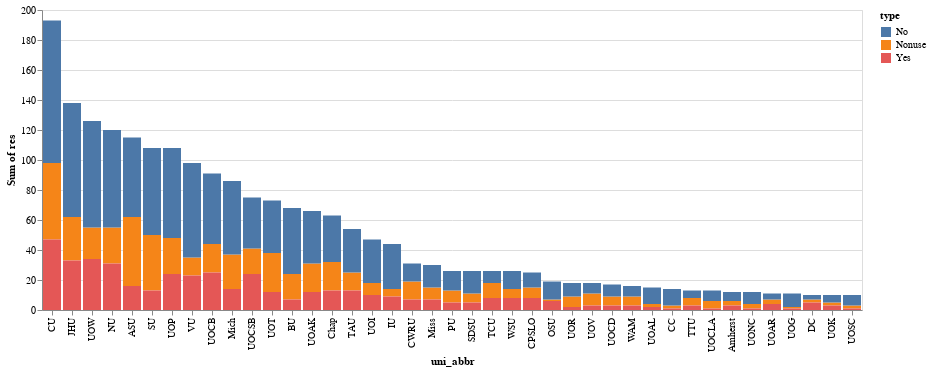

The cell this chart's notebook holds for it:
### Markdown cell above
## Stacked
If we wanted to get a sense of the number of Yes or Nonuse respondents we could create a similar chart as the one shown before. But that would be three seperate charts. It would be hard to get a sense of of how the breakdown of type for each institituion. In a stacked bar chat, each bar encoded multiple values which are encoded by color. Stacked bar charts are good for comparing parts of a whole while at the same time providing an overview across multiple groups.

In Altair bars can be stacked with little effort.
Being that the y value currently represents the total number of responses per university, we can sub-divided that bar by using color.
Let's encode `type` using the `color` channel. In addition, update the tooltip to show the value for the given response type.

### Code cell
alt.Chart(data).mark_bar().encode(
    alt.X('uni_abbr:N', sort='-y'),
    alt.Y('sum(res)'),
    alt.Tooltip(['uni', 'res']),
    alt.Color('type'),
).interactive()

### Figure 1 — Vega-Lite specification as saved in the notebook (floating-point values rounded to 4 significant figures)
{"config": {"view": {"continuousWidth": 400, "continuousHeight": 300}}, "data": {"name": "data-625a034231e7cf75ff53895cdf90a07a"}, "mark": "bar", "encoding": {"color": {"type": "nominal", "field": "type"}, "tooltip": [{"type": "nominal", "field": "uni"}, {"type": "quantitative", "field": "res"}], "x": {"type": "nominal", "field": "uni_abbr", "sort": "-y"}, "y": {"type": "quantitative", "aggregate": "sum", "field": "res"}}, "selection": {"selector003": {"type": "interval", "bind": "scales", "encodings": ["x", "y"]}}, "$schema": "https://vega.github.io/schema/vega-lite/v4.8.1.json", "datasets": {"data-625a034231e7cf75ff53895cdf90a07a": [{"uni": "Appalachian State University", "type": "Nonuse", "res": 46, "pct": 0.4, "state": "North Carolina", "region": "south", "uni_abbr": "ASU"}, {"uni": "Appalachian State University", "type": "No", "res": 53, "pct": 0.461, "state": "North Carolina", "region": "south", "uni_abbr": "ASU"}, {"uni": "Appalachian State University", "type": "Yes", "res": 16, "pct": 0.139, "state": "North Carolina", "region": "south", "uni_abbr": "ASU"}, {"uni": "Butler University", "type": "Nonuse", "res": 17, "pct": 0.25, "state": "Indiana", "region": "midwest", "uni_abbr": "BU"}, {"uni": "Butler University", "type": "No", "res": 44, "pct": 0.647, "state": "Indiana", "region": "midwest", "uni_abbr": "BU"}, {"uni": "Butler University", "type": "Yes", "res": 7, "pct": 0.103, "state": "Indiana", "region": "midwest", "uni_abbr": "BU"}, {"uni": "Cal Poly San Luis Obispo", "type": "Nonuse", "res": 7, "pct": 0.28, "state": "California", "region": "pacific", "uni_abbr": "CPSLO"}, {"uni": "Cal Poly San Luis Obispo", "type": "No", "res": 10, "pct": 0.4, "state": "California", "region": "pacific", "uni_abbr": "CPSLO"}, {"uni": "Cal Poly San Luis Obispo", "type": "Yes", "res": 8, "pct": 0.32, "state": "California", "region": "pacific", "uni_abbr": "CPSLO"}, {"uni": "Case Western Reserve University", "type": "Nonuse", "res": 12, "pct": 0.387, "state": "Ohio", "region": "midwest", "uni_abbr": "CWRU"}, {"uni": "Case Western Reserve University", "type": "No", "res": 12, "pct": 0.387, "state": "Ohio", "region": "midwest", "uni_abbr": "CWRU"}, {"uni": "Case Western Reserve University", "type": "Yes", "res": 7, "pct": 0.226, "state": "Ohio", "region": "midwest", "uni_abbr": "CWRU"}, {"uni": "Chapman University", "type": "Nonuse", "res": 19, "pct": 0.302, "state": "California", "region": "pacific", "uni_abbr": "Chap"}, {"uni": "Chapman University", "type": "No", "res": 31, "pct": 0.492, "state": "California", "region": "pacific", "uni_abbr": "Chap"}, {"uni": "Chapman University", "type": "Yes", "res": 13, "pct": 0.206, "state": "California", "region": "pacific", "uni_abbr": "Chap"}, {"uni": "Colby College", "type": "Nonuse", "res": 2, "pct": 0.143, "state": "Maine", "region": "northeast", "uni_abbr": "CC"}, {"uni": "Colby College", "type": "No", "res": 11, "pct": 0.786, "state": "Maine", "region": "northeast", "uni_abbr": "CC"}, {"uni": "Colby College", "type": "Yes", "res": 1, "pct": 0.071, "state": "Maine", "region": "northeast", "uni_abbr": "CC"}, {"uni": "College of William and Mary", "type": "Nonuse", "res": 6, "pct": 0.375, "state": "Virginia", "region": "south", "uni_abbr": "WAM"}, {"uni": "College of William and Mary", "type": "No", "res": 7, "pct": 0.438, "state": "Virginia", "region": "south", "uni_abbr": "WAM"}, {"uni": "College of William and Mary", "type": "Yes", "res": 3, "pct": 0.188, "state": "Virginia", "region": "south", "uni_abbr": "WAM"}, {"uni": "Cornell University", "type": "Nonuse", "res": 51, "pct": 0.264, "state": "New York", "region": "northeast", "uni_abbr": "CU"}, {"uni": "Cornell University", "type": "No", "res": 95, "pct": 0.492, "state": "New York", "region": "northeast", "uni_abbr": "CU"}, {"uni": "Cornell University", "type": "Yes", "res": 47, "pct": 0.244, "state": "New York", "region": "northeast", "uni_abbr": "CU"}, {"uni": "Dartmouth College", "type": "Nonuse", "res": 2, "pct": 0.2, "state": "New Hampshire", "region": "northeast", "uni_abbr": "DC"}, {"uni": "Dartmouth College", "type": "No", "res": 3, "pct": 0.3, "state": "New Hampshire", "region": "northeast", "uni_abbr": "DC"}, {"uni": "Dartmouth College", "type": "Yes", "res": 5, "pct": 0.5, "state": "New Hampshire", "region": "northeast", "uni_abbr": "DC"}, {"uni": "Indiana University", "type": "Nonuse", "res": 5, "pct": 0.114, "state": "Indiana", "region": "midwest", "uni_abbr": "IU"}, {"uni": "Indiana University", "type": "No", "res": 30, "pct": 0.682, "state": "Indiana", "region": "midwest", "uni_abbr": "IU"}, {"uni": "Indiana University", "type": "Yes", "res": 9, "pct": 0.205, "state": "Indiana", "region": "midwest", "uni_abbr": "IU"}, {"uni": "Johns Hopkins University", "type": "Nonuse", "res": 29, "pct": 0.21, "state": "Maryland", "region": "northeast", "uni_abbr": "JHU"}, {"uni": "Johns Hopkins University", "type": "No", "res": 76, "pct": 0.551, "state": "Maryland", "region": "northeast", "uni_abbr": "JHU"}, {"uni": "Johns Hopkins University", "type": "Yes", "res": 33, "pct": 0.239, "state": "Maryland", "region": "northeast", "uni_abbr": "JHU"}, {"uni": "Northwestern University", "type": "Nonuse", "res": 24, "pct": 0.2, "state": "Illinois", "region": "midwest", "uni_abbr": "NU"}, {"uni": "Northwestern University", "type": "No", "res": 65, "pct": 0.542, "state": "Illinois", "region": "midwest", "uni_abbr": "NU"}, {"uni": "Northwestern University", "type": "Yes", "res": 31, "pct": 0.258, "state": "Illinois", "region": "midwest", "uni_abbr": "NU"}, {"uni": "Ohio State University", "type": "Nonuse", "res": 1, "pct": 0.053, "state": "Ohio", "region": "midwest", "uni_abbr": "OSU"}, {"uni": "Ohio State University", "type": "No", "res": 12, "pct": 0.632, "state": "Ohio", "region": "midwest", "uni_abbr": "OSU"}, {"uni": "Ohio State University", "type": "Yes", "res": 6, "pct": 0.316, "state": "Ohio", "region": "midwest", "uni_abbr": "OSU"}, {"uni": "Purdue University", "type": "Nonuse", "res": 8, "pct": 0.308, "state": "Indiana", "region": "midwest", "uni_abbr": "PU"}, {"uni": "Purdue University", "type": "No", "res": 13, "pct": 0.5, "state": "Indiana", "region": "midwest", "uni_abbr": "PU"}, {"uni": "Purdue University", "type": "Yes", "res": 5, "pct": 0.192, "state": "Indiana", "region": "midwest", "uni_abbr": "PU"}, {"uni": "San Diego State University", "type": "Nonuse", "res": 6, "pct": 0.231, "state": "California", "region": "pacific", "uni_abbr": "SDSU"}, {"uni": "San Diego State University", "type": "No", "res": 15, "pct": 0.577, "state": "California", "region": "pacific", "uni_abbr": "SDSU"}, {"uni": "San Diego State University", "type": "Yes", "res": 5, "pct": 0.192, "state": "California", "region": "pacific", "uni_abbr": "SDSU"}, {"uni": "Stanford University", "type": "Nonuse", "res": 37, "pct": 0.343, "state": "California", "region": "pacific", "uni_abbr": "SU"}, {"uni": "Stanford University", "type": "No", "res": 58, "pct": 0.537, "state": "California", "region": "pacific", "uni_abbr": "SU"}, {"uni": "Stanford University", "type": "Yes", "res": 13, "pct": 0.12, "state": "California", "region": "pacific", "uni_abbr": "SU"}, {"uni": "Texas A&M University", "type": "Nonuse", "res": 12, "pct": 0.222, "state": "Texas", "region": "mountain", "uni_abbr": "TAU"}, {"uni": "Texas A&M University", "type": "No", "res": 29, "pct": 0.537, "state": "Texas", "region": "mountain", "uni_abbr": "TAU"}, {"uni": "Texas A&M University", "type": "Yes", "res": 13, "pct": 0.241, "state": "Texas", "region": "mountain", "uni_abbr": "TAU"}, {"uni": "Texas Christian University", "type": "Nonuse", "res": 10, "pct": 0.385, "state": "Texas", "region": "mountain", "uni_abbr": "TCU"}, {"uni": "Texas Christian University", "type": "No", "res": 8, "pct": 0.308, "state": "Texas", "region": "mountain", "uni_abbr": "TCU"}, {"uni": "Texas Christian University", "type": "Yes", "res": 8, "pct": 0.308, "state": "Texas", "region": "mountain", "uni_abbr": "TCU"}, {"uni": "Texas Tech University", "type": "Nonuse", "res": 5, "pct": 0.385, "state": "Texas", "region": "mountain", "uni_abbr": "TTU"}, {"uni": "Texas Tech University", "type": "No", "res": 5, "pct": 0.385, "state": "Texas", "region": "mountain", "uni_abbr": "TTU"}, {"uni": "Texas Tech University", "type": "Yes", "res": 3, "pct": 0.231, "state": "Texas", "region": "mountain", "uni_abbr": "TTU"}, {"uni": "UMass Amherst", "type": "Nonuse", "res": 3, "pct": 0.25, "state": "Massachusetts", "region": "northeast", "uni_abbr": "Amherst"}, {"uni": "UMass Amherst", "type": "No", "res": 6, "pct": 0.5, "state": "Massachusetts", "region": "northeast", "uni_abbr": "Amherst"}, {"uni": "UMass Amherst", "type": "Yes", "res": 3, "pct": 0.25, "state": "Massachusetts", "region": "northeast", "uni_abbr": "Amherst"}, {"uni": "University of Alabama", "type": "Nonuse", "res": 2, "pct": 0.133, "state": "Alabama", "region": "south", "uni_abbr": "UOAL"}, {"uni": "University of Alabama", "type": "No", "res": 11, "pct": 0.733, "state": "Alabama", "region": "south", "uni_abbr": "UOAL"}, {"uni": "University of Alabama", "type": "Yes", "res": 2, "pct": 0.133, "state": "Alabama", "region": "south", "uni_abbr": "UOAL"}, {"uni": "University of Arizona", "type": "Nonuse", "res": 3, "pct": 0.273, "state": "Arizona", "region": "pacific", "uni_abbr": "UOAR"}, {"uni": "University of Arizona", "type": "No", "res": 4, "pct": 0.364, "state": "Arizona", "region": "pacific", "uni_abbr": "UOAR"}, {"uni": "University of Arizona", "type": "Yes", "res": 4, "pct": 0.364, "state": "Arizona", "region": "pacific", "uni_abbr": "UOAR"}, {"uni": "University of Arkansas", "type": "Nonuse", "res": 19, "pct": 0.288, "state": "Arkansas", "region": "south", "uni_abbr": "UOAK"}, {"uni": "University of Arkansas", "type": "No", "res": 35, "pct": 0.53, "state": "Arkansas", "region": "south", "uni_abbr": "UOAK"}, {"uni": "University of Arkansas", "type": "Yes", "res": 12, "pct": 0.182, "state": "Arkansas", "region": "south", "uni_abbr": "UOAK"}, {"uni": "University of California, Berkeley", "type": "Nonuse", "res": 19, "pct": 0.209, "state": "California", "region": "pacific", "uni_abbr": "UOCB"}, {"uni": "University of California, Berkeley", "type": "No", "res": 47, "pct": 0.516, "state": "California", "region": "pacific", "uni_abbr": "UOCB"}, {"uni": "University of California, Berkeley", "type": "Yes", "res": 25, "pct": 0.275, "state": "California", "region": "pacific", "uni_abbr": "UOCB"}, {"uni": "University of California, Davis", "type": "Nonuse", "res": 6, "pct": 0.353, "state": "California", "region": "pacific", "uni_abbr": "UOCD"}, {"uni": "University of California, Davis", "type": "No", "res": 8, "pct": 0.471, "state": "California", "region": "pacific", "uni_abbr": "UOCD"}, {"uni": "University of California, Davis", "type": "Yes", "res": 3, "pct": 0.176, "state": "California", "region": "pacific", "uni_abbr": "UOCD"}, {"uni": "University of California, Los Angeles", "type": "Nonuse", "res": 5, "pct": 0.385, "state": "California", "region": "pacific", "uni_abbr": "UOCLA"}, {"uni": "University of California, Los Angeles", "type": "No", "res": 7, "pct": 0.538, "state": "California", "region": "pacific", "uni_abbr": "UOCLA"}, {"uni": "University of California, Los Angeles", "type": "Yes", "res": 1, "pct": 0.077, "state": "California", "region": "pacific", "uni_abbr": "UOCLA"}, {"uni": "University of California, Santa Barbara", "type": "Nonuse", "res": 17, "pct": 0.227, "state": "California", "region": "pacific", "uni_abbr": "UOCSB"}, {"uni": "University of California, Santa Barbara", "type": "No", "res": 34, "pct": 0.453, "state": "California", "region": "pacific", "uni_abbr": "UOCSB"}, {"uni": "University of California, Santa Barbara", "type": "Yes", "res": 24, "pct": 0.32, "state": "California", "region": "pacific", "uni_abbr": "UOCSB"}, {"uni": "University of Georgia", "type": "Nonuse", "res": 1, "pct": 0.091, "state": "Georgia", "region": "south", "uni_abbr": "UOG"}, {"uni": "University of Georgia", "type": "No", "res": 9, "pct": 0.818, "state": "Georgia", "region": "south", "uni_abbr": "UOG"}, {"uni": "University of Georgia", "type": "Yes", "res": 1, "pct": 0.091, "state": "Georgia", "region": "south", "uni_abbr": "UOG"}, {"uni": "University of Illinois", "type": "Nonuse", "res": 8, "pct": 0.17, "state": "Illinois", "region": "midwest", "uni_abbr": "UOI"}, {"uni": "University of Illinois", "type": "No", "res": 29, "pct": 0.617, "state": "Illinois", "region": "midwest", "uni_abbr": "UOI"}, {"uni": "University of Illinois", "type": "Yes", "res": 10, "pct": 0.213, "state": "Illinois", "region": "midwest", "uni_abbr": "UOI"}, {"uni": "University of Kansas", "type": "Nonuse", "res": 2, "pct": 0.2, "state": "Kansas", "region": "midwest", "uni_abbr": "UOK"}, {"uni": "University of Kansas", "type": "No", "res": 5, "pct": 0.5, "state": "Kansas", "region": "midwest", "uni_abbr": "UOK"}, {"uni": "University of Kansas", "type": "Yes", "res": 3, "pct": 0.3, "state": "Kansas", "region": "midwest", "uni_abbr": "UOK"}, {"uni": "University of Michigan", "type": "Nonuse", "res": 23, "pct": 0.267, "state": "Michigan", "region": "midwest", "uni_abbr": "Mich"}, {"uni": "University of Michigan", "type": "No", "res": 49, "pct": 0.57, "state": "Michigan", "region": "midwest", "uni_abbr": "Mich"}, {"uni": "University of Michigan", "type": "Yes", "res": 14, "pct": 0.163, "state": "Michigan", "region": "midwest", "uni_abbr": "Mich"}, {"uni": "University of Missouri", "type": "Nonuse", "res": 8, "pct": 0.267, "state": "Missouri", "region": "midwest", "uni_abbr": "Miss"}, {"uni": "University of Missouri", "type": "No", "res": 15, "pct": 0.5, "state": "Missouri", "region": "midwest", "uni_abbr": "Miss"}, {"uni": "University of Missouri", "type": "Yes", "res": 7, "pct": 0.233, "state": "Missouri", "region": "midwest", "uni_abbr": "Miss"}, {"uni": "University of North Carolina", "type": "Nonuse", "res": 3, "pct": 0.25, "state": "North Carolina", "region": "south", "uni_abbr": "UONC"}, {"uni": "University of North Carolina", "type": "No", "res": 8, "pct": 0.667, "state": "North Carolina", "region": "south", "uni_abbr": "UONC"}, {"uni": "University of North Carolina", "type": "Yes", "res": 1, "pct": 0.083, "state": "North Carolina", "region": "south", "uni_abbr": "UONC"}, {"uni": "University of Pennsylvania", "type": "Nonuse", "res": 24, "pct": 0.222, "state": "Pennsylvania", "region": "northeast", "uni_abbr": "UOP"}, {"uni": "University of Pennsylvania", "type": "No", "res": 60, "pct": 0.556, "state": "Pennsylvania", "region": "northeast", "uni_abbr": "UOP"}, {"uni": "University of Pennsylvania", "type": "Yes", "res": 24, "pct": 0.222, "state": "Pennsylvania", "region": "northeast", "uni_abbr": "UOP"}, {"uni": "University of Richmond", "type": "Nonuse", "res": 7, "pct": 0.389, "state": "Virginia", "region": "south", "uni_abbr": "UOR"}, {"uni": "University of Richmond", "type": "No", "res": 9, "pct": 0.5, "state": "Virginia", "region": "south", "uni_abbr": "UOR"}, {"uni": "University of Richmond", "type": "Yes", "res": 2, "pct": 0.111, "state": "Virginia", "region": "south", "uni_abbr": "UOR"}, {"uni": "University of Southern California", "type": "Nonuse", "res": 2, "pct": 0.2, "state": "California", "region": "pacific", "uni_abbr": "UOSC"}, {"uni": "University of Southern California", "type": "No", "res": 7, "pct": 0.7, "state": "California", "region": "pacific", "uni_abbr": "UOSC"}, {"uni": "University of Southern California", "type": "Yes", "res": 1, "pct": 0.1, "state": "California", "region": "pacific", "uni_abbr": "UOSC"}, {"uni": "University of Texas", "type": "Nonuse", "res": 26, "pct": 0.356, "state": "Texas", "region": "mountain", "uni_abbr": "UOT"}, {"uni": "University of Texas", "type": "No", "res": 35, "pct": 0.479, "state": "Texas", "region": "mountain", "uni_abbr": "UOT"}, {"uni": "University of Texas", "type": "Yes", "res": 12, "pct": 0.164, "state": "Texas", "region": "mountain", "uni_abbr": "UOT"}, {"uni": "University of Virginia", "type": "Nonuse", "res": 8, "pct": 0.444, "state": "Virginia", "region": "south", "uni_abbr": "UOV"}, {"uni": "University of Virginia", "type": "No", "res": 7, "pct": 0.389, "state": "Virginia", "region": "south", "uni_abbr": "UOV"}, {"uni": "University of Virginia", "type": "Yes", "res": 3, "pct": 0.167, "state": "Virginia", "region": "south", "uni_abbr": "UOV"}, {"uni": "University of Wisconsin-Madison", "type": "Nonuse", "res": 21, "pct": 0.167, "state": "Wisconsin", "region": "midwest", "uni_abbr": "UOW"}, {"uni": "University of Wisconsin-Madison", "type": "No", "res": 71, "pct": 0.563, "state": "Wisconsin", "region": "midwest", "uni_abbr": "UOW"}, {"uni": "University of Wisconsin-Madison", "type": "Yes", "res": 34, "pct": 0.27, "state": "Wisconsin", "region": "midwest", "uni_abbr": "UOW"}, {"uni": "Vanderbilt University", "type": "Nonuse", "res": 12, "pct": 0.122, "state": "Tennessee", "region": "south", "uni_abbr": "VU"}, {"uni": "Vanderbilt University", "type": "No", "res": 63, "pct": 0.643, "state": "Tennessee", "region": "south", "uni_abbr": "VU"}, {"uni": "Vanderbilt University", "type": "Yes", "res": 23, "pct": 0.235, "state": "Tennessee", "region": "south", "uni_abbr": "VU"}, {"uni": "Washington State University", "type": "Nonuse", "res": 6, "pct": 0.231, "state": "Washington", "region": "pacific", "uni_abbr": "WSU"}, {"uni": "Washington State University", "type": "No", "res": 12, "pct": 0.462, "state": "Washington", "region": "pacific", "uni_abbr": "WSU"}, {"uni": "Washington State University", "type": "Yes", "res": 8, "pct": 0.308, "state": "Washington", "region": "pacific", "uni_abbr": "WSU"}]}}
